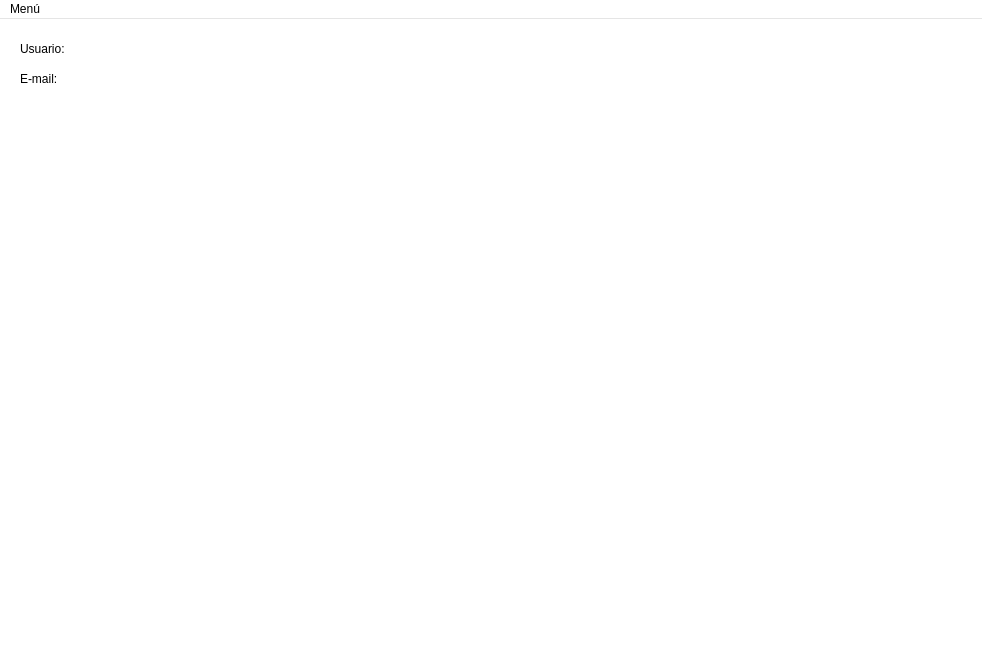
<?xml version="1.0" encoding="UTF-8"?>
<ui version="4.0">
 <class>UserView</class>
 <widget class="QMainWindow" name="UserView">
  <property name="geometry">
   <rect>
    <x>0</x>
    <y>0</y>
    <width>982</width>
    <height>664</height>
   </rect>
  </property>
  <property name="palette">
   <palette>
    <active>
     <colorrole role="Base">
      <brush brushstyle="SolidPattern">
       <color alpha="255">
        <red>255</red>
        <green>255</green>
        <blue>255</blue>
       </color>
      </brush>
     </colorrole>
     <colorrole role="Window">
      <brush brushstyle="SolidPattern">
       <color alpha="255">
        <red>255</red>
        <green>255</green>
        <blue>255</blue>
       </color>
      </brush>
     </colorrole>
    </active>
    <inactive>
     <colorrole role="Base">
      <brush brushstyle="SolidPattern">
       <color alpha="255">
        <red>255</red>
        <green>255</green>
        <blue>255</blue>
       </color>
      </brush>
     </colorrole>
     <colorrole role="Window">
      <brush brushstyle="SolidPattern">
       <color alpha="255">
        <red>255</red>
        <green>255</green>
        <blue>255</blue>
       </color>
      </brush>
     </colorrole>
    </inactive>
    <disabled>
     <colorrole role="Base">
      <brush brushstyle="SolidPattern">
       <color alpha="255">
        <red>255</red>
        <green>255</green>
        <blue>255</blue>
       </color>
      </brush>
     </colorrole>
     <colorrole role="Window">
      <brush brushstyle="SolidPattern">
       <color alpha="255">
        <red>255</red>
        <green>255</green>
        <blue>255</blue>
       </color>
      </brush>
     </colorrole>
    </disabled>
   </palette>
  </property>
  <property name="windowTitle">
   <string>Cartera de Usuario</string>
  </property>
  <property name="windowIcon">
   <iconset>
    <normaloff>../../../logo.ico</normaloff>../../../logo.ico</iconset>
  </property>
  <widget class="QWidget" name="centralwidget">
   <widget class="QLabel" name="labelUser">
    <property name="geometry">
     <rect>
      <x>20</x>
      <y>20</y>
      <width>68</width>
      <height>19</height>
     </rect>
    </property>
    <property name="font">
     <font>
      <pointsize>9</pointsize>
     </font>
    </property>
    <property name="text">
     <string>Usuario:</string>
    </property>
   </widget>
   <widget class="QLabel" name="labelEmail">
    <property name="geometry">
     <rect>
      <x>20</x>
      <y>50</y>
      <width>68</width>
      <height>19</height>
     </rect>
    </property>
    <property name="font">
     <font>
      <pointsize>9</pointsize>
     </font>
    </property>
    <property name="text">
     <string>E-mail:</string>
    </property>
   </widget>
   <widget class="QLabel" name="tfNombre">
    <property name="geometry">
     <rect>
      <x>100</x>
      <y>10</y>
      <width>191</width>
      <height>31</height>
     </rect>
    </property>
    <property name="font">
     <font>
      <pointsize>9</pointsize>
     </font>
    </property>
    <property name="text">
     <string/>
    </property>
   </widget>
   <widget class="QLabel" name="tfEmail">
    <property name="geometry">
     <rect>
      <x>100</x>
      <y>40</y>
      <width>191</width>
      <height>31</height>
     </rect>
    </property>
    <property name="font">
     <font>
      <pointsize>9</pointsize>
     </font>
    </property>
    <property name="text">
     <string/>
    </property>
   </widget>
   <widget class="QWidget" name="horizontalLayoutWidget">
    <property name="geometry">
     <rect>
      <x>0</x>
      <y>80</y>
      <width>991</width>
      <height>651</height>
     </rect>
    </property>
    <layout class="QHBoxLayout" name="layout"/>
   </widget>
  </widget>
  <widget class="QMenuBar" name="menuBar">
   <property name="geometry">
    <rect>
     <x>0</x>
     <y>0</y>
     <width>982</width>
     <height>31</height>
    </rect>
   </property>
   <widget class="QMenu" name="menuMen">
    <property name="title">
     <string>Menú</string>
    </property>
    <widget class="QMenu" name="menuSeleccionar_Mercado">
     <property name="title">
      <string>Seleccionar Fondo</string>
     </property>
    </widget>
    <addaction name="menuSeleccionar_Mercado"/>
    <addaction name="actionA_adir_Mercados"/>
    <addaction name="actionLog_Out"/>
    <addaction name="actionSalir"/>
   </widget>
   <addaction name="menuMen"/>
  </widget>
  <action name="actionLog_Out">
   <property name="text">
    <string>Log Out</string>
   </property>
  </action>
  <action name="actionSalir">
   <property name="text">
    <string>Salir</string>
   </property>
  </action>
  <action name="actionA_adir_Mercados">
   <property name="text">
    <string>Nuevo ISIN</string>
   </property>
  </action>
  <action name="action">
   <property name="text">
    <string>.</string>
   </property>
  </action>
  <action name="action_2">
   <property name="text">
    <string>.</string>
   </property>
  </action>
  <action name="actionPrimero">
   <property name="text">
    <string>Primero</string>
   </property>
  </action>
  <action name="actionSegundo">
   <property name="text">
    <string>Segundo</string>
   </property>
  </action>
  <action name="actionSPY">
   <property name="text">
    <string>SPY</string>
   </property>
  </action>
  <action name="actionAMZN">
   <property name="text">
    <string>AMZN</string>
   </property>
  </action>
 </widget>
 <resources/>
 <connections>
  <connection>
   <sender>actionSalir</sender>
   <signal>triggered()</signal>
   <receiver>UserView</receiver>
   <slot>close()</slot>
   <hints>
    <hint type="sourcelabel">
     <x>-1</x>
     <y>-1</y>
    </hint>
    <hint type="destinationlabel">
     <x>175</x>
     <y>152</y>
    </hint>
   </hints>
  </connection>
 </connections>
</ui>
